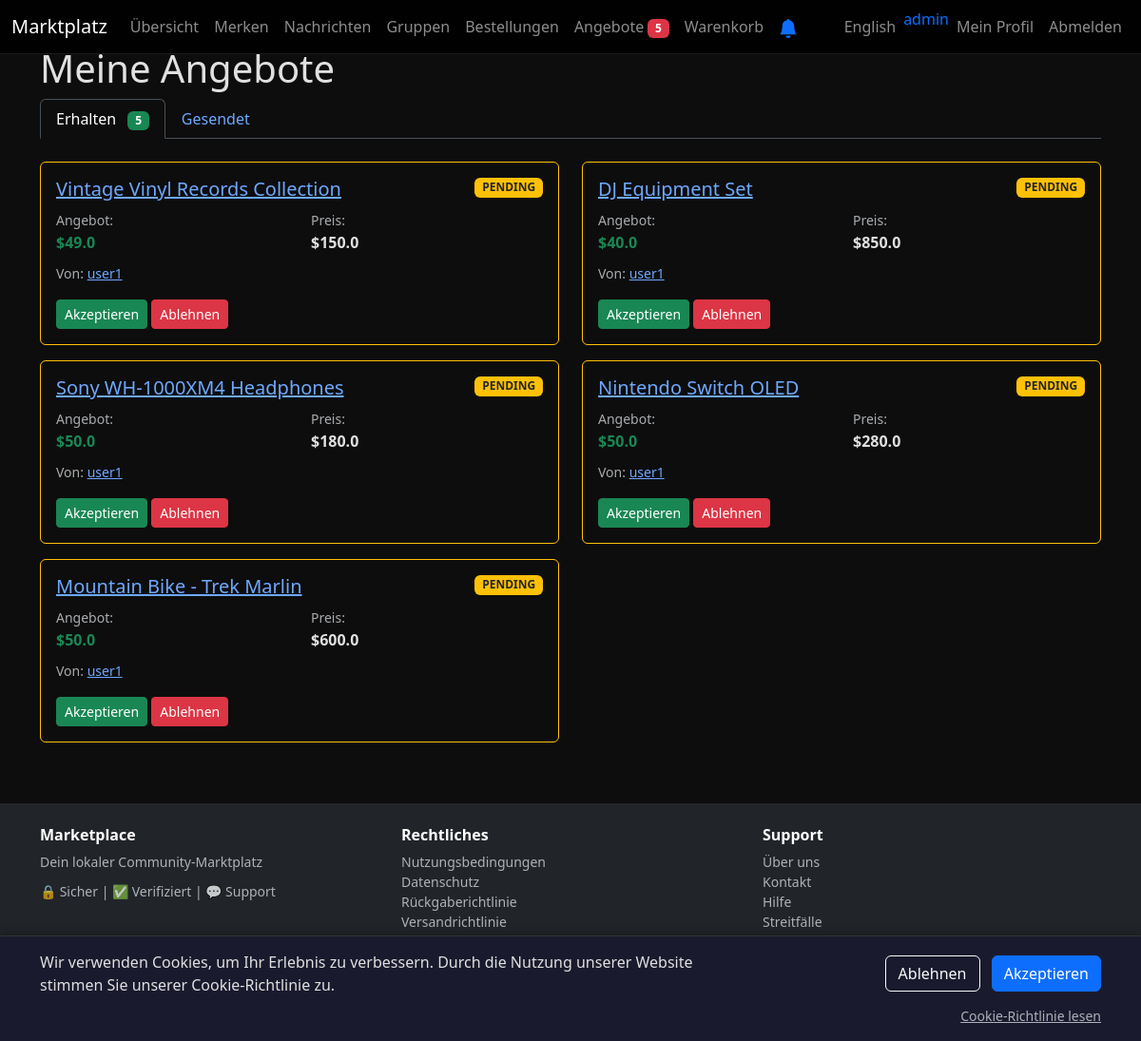
/my-offers (signed in), run on an earlier commit of the app's database.
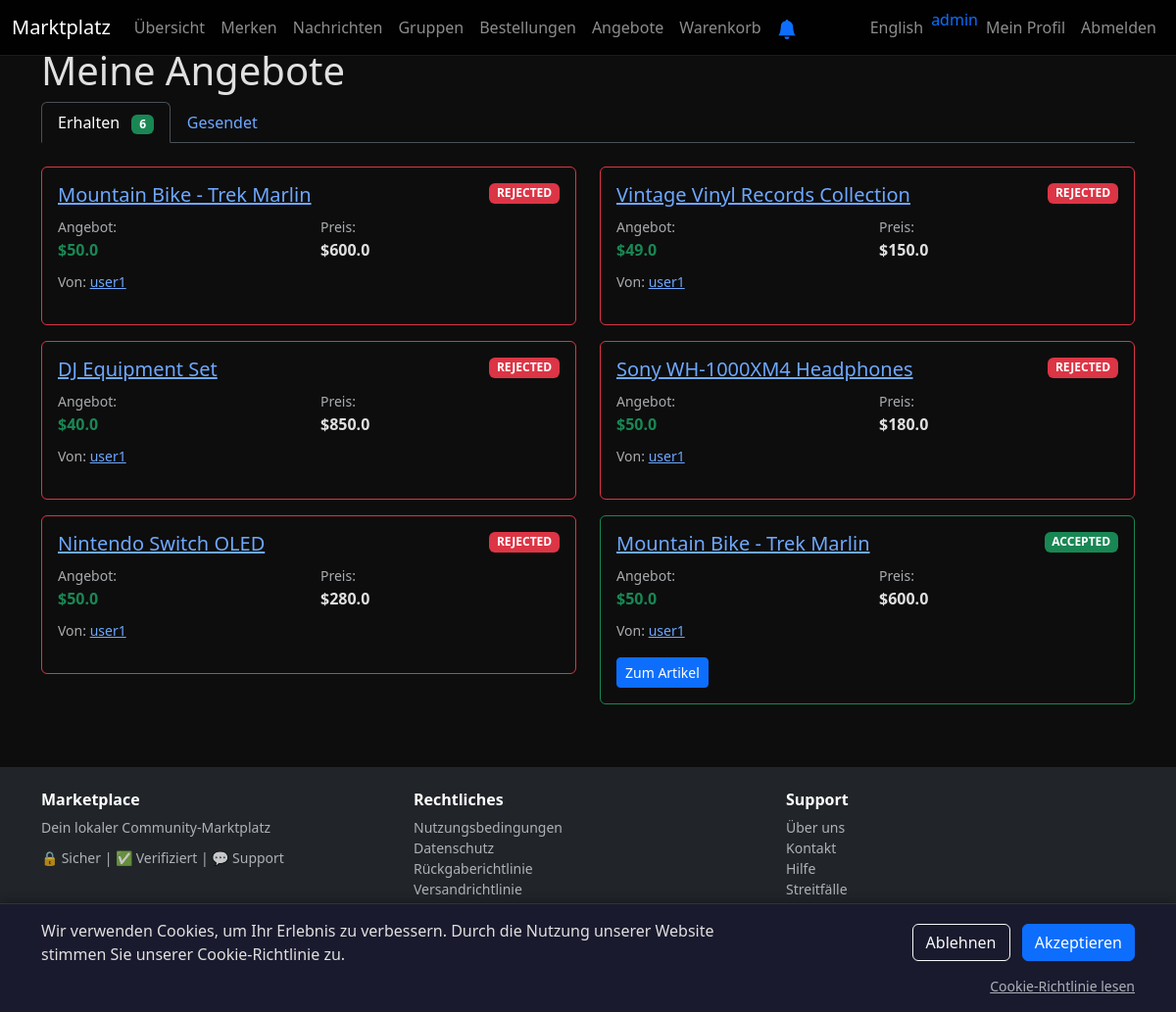
And on a later commit of the database.
### tables this page shows
CREATE TABLE users
                  (id INTEGER PRIMARY KEY, username TEXT UNIQUE, email TEXT UNIQUE, password TEXT, description TEXT, profile_picture TEXT, stripe_account_id TEXT, email_notifications INTEGER DEFAULT 1, notify_order INTEGER DEFAULT 1, notify_dispute INTEGER DEFAULT 1, notify_return INTEGER DEFAULT 1, notify_message INTEGER DEFAULT 1, email_verified INTEGER DEFAULT 0, return_address TEXT, verification_token TEXT, verification_sent_at DATETIME, reset_token TEXT, reset_sent_at DATETIME, created_at DATETIME, preferred_language TEXT DEFAULT 'en');

CREATE TABLE bids
                (id INTEGER PRIMARY KEY, post_id INTEGER NOT NULL, buyer_id INTEGER NOT NULL, amount REAL NOT NULL, message TEXT, status TEXT DEFAULT 'pending', created_at DATETIME DEFAULT CURRENT_TIMESTAMP, seen INTEGER DEFAULT 0, order_id INTEGER, group_post_id INTEGER, FOREIGN KEY (post_id) REFERENCES posts(id), FOREIGN KEY (buyer_id) REFERENCES users(id));

CREATE TABLE posts
                 (id INTEGER PRIMARY KEY, user_id INTEGER, title TEXT, description TEXT, type TEXT, image TEXT, links TEXT, timestamp DATETIME DEFAULT CURRENT_TIMESTAMP, price REAL, local_pickup INTEGER DEFAULT 1, shipping_available INTEGER DEFAULT 0, shipping_cost REAL DEFAULT 0, quantity INTEGER DEFAULT 1, is_active INTEGER DEFAULT 1, is_featured INTEGER DEFAULT 0, featured_until TEXT, featured_payment_id TEXT, location TEXT, external_link TEXT);

### app.py (the view)
@app.route('/my-offers')
def my_offers():
    if 'user_id' not in session:
        return redirect('/login')
    conn = sqlite3.connect('database.db')
    c = conn.cursor()
    c.execute("""SELECT b.id, b.amount, b.message, b.status, b.created_at, u.username, p.title, p.id, p.image, p.price, 'received'
                 FROM bids b
                 JOIN users u ON b.buyer_id = u.id
                 JOIN posts p ON b.post_id = p.id
                 WHERE p.user_id = ?
                 ORDER BY b.created_at DESC""", (session['user_id'],))
    received_bids = c.fetchall()
    c.execute("""SELECT b.id, b.amount, b.message, b.status, b.created_at, u.username, p.title, p.id, p.image, p.price, 'placed'
                 FROM bids b
                 JOIN users u ON p.user_id = u.id
                 JOIN posts p ON b.post_id = p.id
                 WHERE b.buyer_id = ?
                 ORDER BY b.created_at DESC""", (session['user_id'],))
    placed_bids = c.fetchall()
    conn.close()
    return render_template('my_offers.html', received_bids=received_bids, placed_bids=placed_bids, unread_messages=get_unread_messages_count(session.get('user_id')))

### templates/my_offers.html (shortened to what this page needs)
{% extends "base.html" %}
{% block content %}
<div class="container mt-5">
  <h1>{% if session.get('lang') == 'de' %}Meine Angebote{% else %}My Offers{% endif %}</h1>
  {% if received_bids or placed_bids %}
  <ul class="nav nav-tabs mb-4" role="tablist">
    <li class="nav-item">
      <button class="nav-link active" data-bs-toggle="tab" data-bs-target="#received" type="button">
        {% if session.get('lang') == 'de' %}Erhalten{% else %}Received{% endif %}
        {% if received_bids %}<span class="badge bg-success ms-2">{{ received_bids|length }}</span>{% endif %}
      </button>
    </li>
    <li class="nav-item">
      <button class="nav-link" data-bs-toggle="tab" data-bs-target="#placed" type="button">
        {% if session.get('lang') == 'de' %}Gesendet{% else %}Placed{% endif %}
      </button>
    </li>
  </ul>
  <div class="tab-content">
    <div class="tab-pane fade show active" id="received">
      {% if received_bids %}
      <div class="row">
        {% for bid in received_bids %}
        <div class="col-md-6 mb-3">
          <div class="card {% if bid[3] == 'accepted' %}border-success{% elif bid[3] == 'rejected' %}border-danger{% else %}border-warning{% endif %}">
            <div class="card-body">
              <div class="d-flex justify-content-between align-items-start mb-2">
                <h5 class="card-title mb-0">
                  <a href="/post/{{ bid[7] }}">{{ bid[6] }}</a>
                </h5>
                <span class="badge {% if bid[3] == 'accepted' %}bg-success{% elif bid[3] == 'rejected' %}bg-danger{% else %}bg-warning text-dark{% endif %}">
                  {{ bid[3]|upper }}
                </span>
              </div>
              <div class="row mb-2">
                <div class="col-6">
                  <small class="text-muted">{% if session.get('lang') == 'de' %}Angebot:{% else %}Offer:{% endif %}</small>
                  <strong class="d-block text-success">${{ bid[1] }}</strong>
                </div>
                <div class="col-6">
                  <small class="text-muted">{% if session.get('lang') == 'de' %}Preis:{% else %}Price:{% endif %}</small>
                  <strong class="d-block">${{ bid[9] if bid[9] else 'N/A' }}</strong>
                </div>
              </div>
              <small class="text-muted">{% if session.get('lang') == 'de' %}Von:{% else %}From:{% endif %} <a href="/profile/{{ bid[5] }}">{{ bid[5] }}</a></small>
              <div class="mt-3">
                {% if bid[3] == 'pending' %}
                <a href="/bid/{{ bid[0] }}/accept" class="btn btn-success btn-sm">{% if session.get('lang') == 'de' %}Akzeptieren{% else %}Accept{% endif %}</a>
                <a href="/bid/{{ bid[0] }}/reject" class="btn btn-danger btn-sm">{% if session.get('lang') == 'de' %}Ablehnen{% else %}Reject{% endif %}</a>
                {% elif bid[3] == 'accepted' %}
                <a href="/post/{{ bid[7] }}" class="btn btn-primary btn-sm">{% if session.get('lang') == 'de' %}Zum Artikel{% else %}View Item{% endif %}</a>
                {% endif %}
              </div>
            </div>
          </div>
        </div>
        {% endfor %}
      </div>
      {% else %}
      <div class="alert alert-info">
        {% if session.get('lang') == 'de' %}Du hast noch keine Angebote erhalten.{% else %}You haven't received any offers yet.{% endif %}
      </div>
      {% endif %}
    </div>
  </div>
  {% endif %}
</div>
{% endblock %}

### templates/base.html (shortened to what this page needs)
<!doctype html>
<html lang="en" data-bs-theme="dark">
  <head>
    <link
      href="https://cdn.jsdelivr.net/npm/bootstrap@5.3.3/dist/css/bootstrap.min.css"
      rel="stylesheet"
    />
  </head>
  <body>
    <div class="content-wrapper">
      <nav class="navbar navbar-expand-lg navbar-dark bg-dark fixed-top">
        <div class="container-fluid">
          <a class="navbar-brand brand-center" href="/"
            >{% if session.get('lang') == 'de' %}Marktplatz{% else
            %}Marketplace{% endif %}</a
          >
          <div class="collapse navbar-collapse nav-items" id="navbarNav">
            <ul class="navbar-nav me-auto">
              <li class="nav-item">
                <a id="nav-dashboard" class="nav-link text-nowrap" href="/dashboard"
                  >{% if session.get('lang') == 'de' %}Übersicht{% else
                  %}Dashboard{% endif %}</a
                >
              </li>
              <li class="nav-item">
                <a id="nav-notices" class="nav-link text-nowrap" href="/notices"
                  >{% if session.get('lang') == 'de' %}Merken{% else %}Notices{%
                  endif %}</a
                >
              </li>
              <li class="nav-item">
                <a id="nav-messages" class="nav-link text-nowrap" href="/messages"
                  >{% if session.get('lang') == 'de' %}Nachrichten{% else
                  %}Messages{% endif %}</a
                >
              </li>
              <li class="nav-item">
                <a id="nav-groups" class="nav-link text-nowrap" href="/groups"
                  >{% if session.get('lang') == 'de' %}Gruppen{% else %}Groups{%
                  endif %}</a
                >
              </li>
              <li class="nav-item">
                <a id="nav-orders" class="nav-link text-nowrap" href="/orders"
                  >{% if session.get('lang') == 'de' %}Bestellungen{% else
                  %}Orders{% endif %}{% if pending_orders > 0 %}<span class="badge bg-info ms-1">{{ pending_orders }}</span>{% endif %}</a
                >
              </li>
              <li class="nav-item">
                <a id="nav-offers" class="nav-link text-nowrap" href="/my-offers"
                  >{% if session.get('lang') == 'de' %}Angebote{% else %}Offers{% endif %}{% if pending_offers > 0 %}<span class="badge bg-danger ms-1">{{ pending_offers }}</span>{% endif %}</a
                >
              </li>
              <li class="nav-item">
                <a id="nav-cart" class="nav-link text-nowrap" href="/cart"
                  >{% if session.get('lang') == 'de' %}Warenkorb{% else %}Cart{% endif %}
                  {% if cart_count > 0 %}<span class="badge bg-danger ms-1">{{ cart_count }}</span>{% endif %}</a
                >
              </li>
              {% if session.get('user_id') %}
              <li class="nav-item">
                <button id="notification-btn" class="btn btn-link nav-link text-nowrap" onclick="requestNotificationPermission()" title="{% if session.get('lang') == 'de' %}Benachrichtigungen aktivieren{% else %}Enable notifications{% endif %}">
                  <svg xmlns="http://www.w3.org/2000/svg" width="20" height="20" fill="#0d6efd" viewBox="0 0 16 16">
                    <path d="M8 16a2 2 0 0 0 2-2H6a2 2 0 0 0 2 2zm.995-14.901a1 1 0 1 0-1.99 0A5.002 5.002 0 0 0 3 6c0 1.098-.5 6-2 7h14c-1.5-1-2-5.902-2-7 0-2.42-1.72-4.44-4.005-4.901z"/>
                  </svg>
                </button>
              </li>
              {% endif %}
            </ul>
            <ul class="navbar-nav">
              <li class="nav-item">
                <a id="nav-language"
                  class="nav-link text-nowrap"
                  href="/switch_lang?lang={% if session.get('lang') == 'de' %}en{% else %}de{% endif %}"
                  >{% if session.get('lang') == 'de' %}English{% else
                  %}Deutsch{% endif %}</a
                >
              </li>
              {% if session.get('user_id') %}
              <li class="nav-item">
                <span class="navbar-text text-primary"
                  >{{ current_username }}</span
                >
              </li>
              <li class="nav-item">
                <a id="nav-profile"
                  class="nav-link text-nowrap"
                  href="/profile/{{ current_username }}"
                  >{% if session.get('lang') == 'de' %}Mein Profil{% else %}My
                  Profile{% endif %}</a
                >
              </li>
              <li class="nav-item">
                <a id="nav-logout" class="nav-link text-nowrap" href="/logout"
                  >{% if session.get('lang') == 'de' %}Abmelden{% else
                  %}Logout{% endif %}</a
                >
              </li>
              {% endif %}
            </ul>
          </div>
        </div>
      </nav>
      {% block content %}{% endblock %}
    </div>
    <div id="cookie-consent-banner">
      <div class="container">
        <div class="row align-items-center">
          <div class="col-md-8 mb-2 mb-md-0">
            <p class="mb-0" id="cookie-message">
              {% if session.get('lang') == 'de' %}
              Wir verwenden Cookies, um Ihr Erlebnis zu verbessern. Durch die Nutzung unserer Website stimmen Sie unserer Cookie-Richtlinie zu.
              {% else %}
              We use cookies to enhance your experience. By using our website, you agree to our Cookie Policy.
              {% endif %}
            </p>
          </div>
          <div class="col-md-4 text-md-end">
            <button type="button" class="btn btn-outline-light cookie-btn me-2" id="cookie-reject" onclick="handleCookieConsent('reject')">
              {% if session.get('lang') == 'de' %}Ablehnen{% else %}Reject{% endif %}
            </button>
            <button type="button" class="btn btn-primary cookie-btn" id="cookie-accept" onclick="handleCookieConsent('accept')">
              {% if session.get('lang') == 'de' %}Akzeptieren{% else %}Accept{% endif %}
            </button>
          </div>
        </div>
        <div class="row mt-2">
          <div class="col-12 text-end">
            <a href="/cookie-policy" class="text-muted small">
              {% if session.get('lang') == 'de' %}Cookie-Richtlinie lesen{% else %}Read Cookie Policy{% endif %}
            </a>
          </div>
        </div>
      </div>
    </div>
    <footer class="bg-dark text-white py-4 mt-5">
      <div class="container">
        <div class="row">
          <div class="col-md-4 mb-3 mb-md-0">
            <h6 class="fw-bold mb-2">Marketplace</h6>
            <p class="text-muted small mb-0">{% if session.get('lang') == 'de' %}Dein lokaler Community-Marktplatz{% else %}Your local community marketplace{% endif %}</p>
            <div class="mt-2">
              <small class="text-muted">🔒 {% if session.get('lang') == 'de' %}Sicher{% else %}Secure{% endif %} | ✅ {% if session.get('lang') == 'de' %}Verifiziert{% else %}Verified{% endif %} | 💬 {% if session.get('lang') == 'de' %}Support{% else %}Support{% endif %}</small>
            </div>
          </div>
          <div class="col-md-4 mb-3 mb-md-0">
            <h6 class="fw-bold mb-2">{% if session.get('lang') == 'de' %}Rechtliches{% else %}Legal{% endif %}</h6>
            <ul class="list-unstyled small">
              <li><a href="/terms" class="text-muted text-decoration-none">{% if session.get('lang') == 'de' %}Nutzungsbedingungen{% else %}Terms of Use{% endif %}</a></li>
              <li><a href="/privacy" class="text-muted text-decoration-none">{% if session.get('lang') == 'de' %}Datenschutz{% else %}Privacy Policy{% endif %}</a></li>
              <li><a href="/refund-policy" class="text-muted text-decoration-none">{% if session.get('lang') == 'de' %}Rückgaberichtlinie{% else %}Refund Policy{% endif %}</a></li>
              <li><a href="/shipping-policy" class="text-muted text-decoration-none">{% if session.get('lang') == 'de' %}Versandrichtlinie{% else %}Shipping Policy{% endif %}</a></li>
            </ul>
          </div>
          <div class="col-md-4">
            <h6 class="fw-bold mb-2">{% if session.get('lang') == 'de' %}Support{% else %}Support{% endif %}</h6>
            <ul class="list-unstyled small">
              <li><a href="/about" class="text-muted text-decoration-none">{% if session.get('lang') == 'de' %}Über uns{% else %}About Us{% endif %}</a></li>
              <li><a href="/contact" class="text-muted text-decoration-none">{% if session.get('lang') == 'de' %}Kontakt{% else %}Contact Us{% endif %}</a></li>
              <li><a href="/chat/admin" class="text-muted text-decoration-none">{% if session.get('lang') == 'de' %}Hilfe{% else %}Help{% endif %}</a></li>
              <li><a href="/dispute-policy" class="text-muted text-decoration-none">{% if session.get('lang') == 'de' %}Streitfälle{% else %}Disputes{% endif %}</a></li>
              <li><a href="/refund-flow" class="text-muted text-decoration-none">{% if session.get('lang') == 'de' %}Erstattungsprozess{% else %}Refund Process{% endif %}</a></li>
            </ul>
          </div>
        </div>
        <p class="text-center text-muted small mb-0">© 2026 Marketplace. {% if session.get('lang') == 'de' %}Alle Rechte vorbehalten.{% else %}All rights reserved.{% endif %}</p>
      </div>
    </footer>
  </body>
</html>

What changed in the data, as far as the page shows it:
added bids: title "Mountain Bike - Trek Marlin", status "REJECTED", amount "50.0", price "600.0", username "user1"
changed bids "Vintage Vinyl Records Collection": status "PENDING" → "REJECTED"; no longer shows "Akzeptieren Ablehnen"
changed bids "DJ Equipment Set": status "PENDING" → "REJECTED"; no longer shows "Akzeptieren Ablehnen"
changed bids "Sony WH-1000XM4 Headphones": status "PENDING" → "REJECTED"; no longer shows "Akzeptieren Ablehnen"
changed bids "Nintendo Switch OLED": status "PENDING" → "REJECTED"; no longer shows "Akzeptieren Ablehnen"
changed bids: status "PENDING" → "ACCEPTED"; status "Akzeptieren Ablehnen" → "Zum Artikel"
Also different on the page:
{{ received_bids|length }}: "5" → "6"
{{ pending_offers }}: "5" → (not shown)
